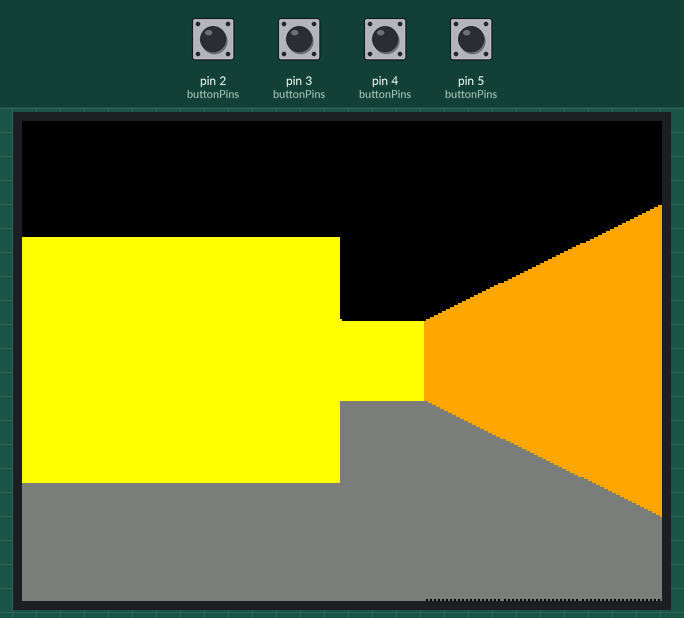
Simulated run of this sketch. Board: Arduino Uno, built with avr-gcc and run on an emulated ATmega328P. On the bench: 320×240 colour display. Inputs (shaded band) come from the test bench; at power-on: pin 2 (buttonPins), pin 3 (buttonPins), pin 4 (buttonPins), pin 5 (buttonPins) HIGH.

Above: at 1.4 s.
1.5 s: pin 2 (buttonPins) pulled LOW for 1 s
5.1 s: pin 2 (buttonPins) pulled LOW for 0.3 s
At 5.95 s:
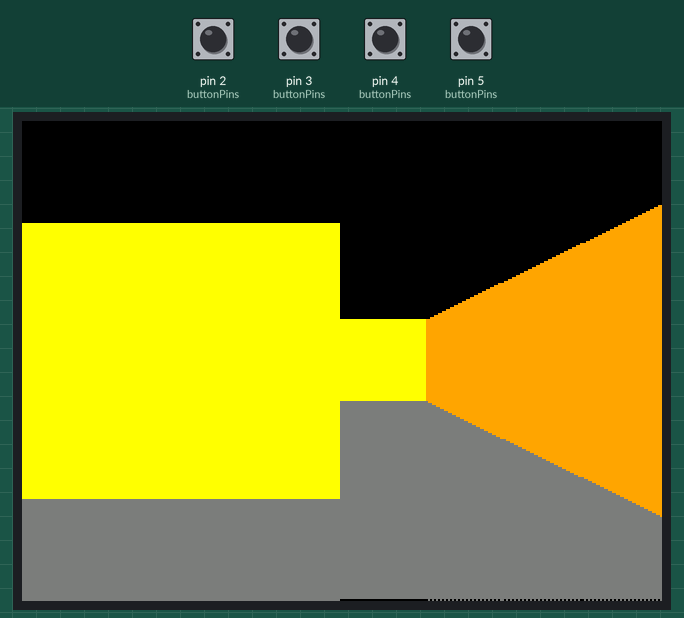
7.3 s: pin 3 (buttonPins) pulled LOW for 1 s
At 8.2 s:
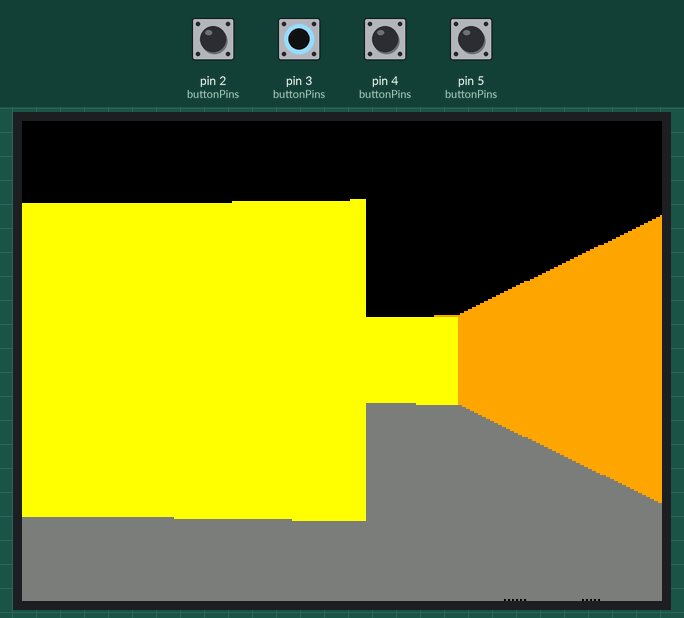
9.8 s: pin 4 (buttonPins) pulled LOW for 1 s
At 11.1 s:
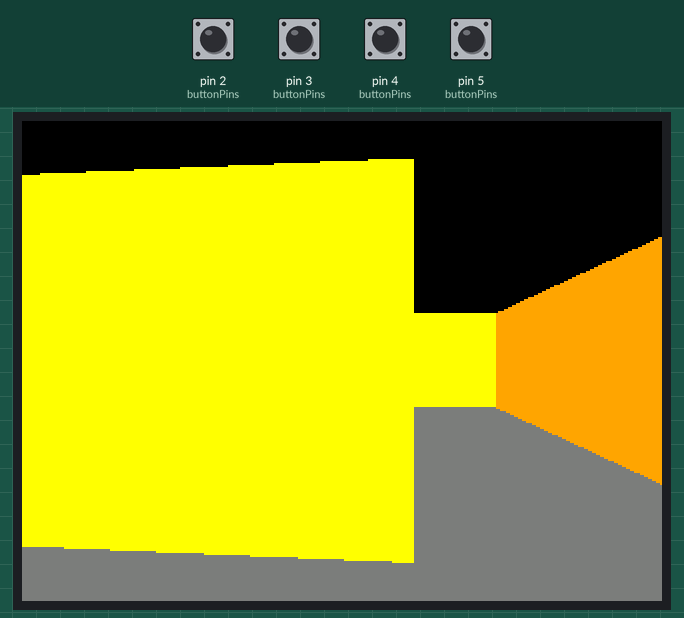
12.7 s: pin 2 (buttonPins) pulled LOW for 1 s
Timing chart, 0 to 15.7 s (numbered marks = the images above; inputs shaded):
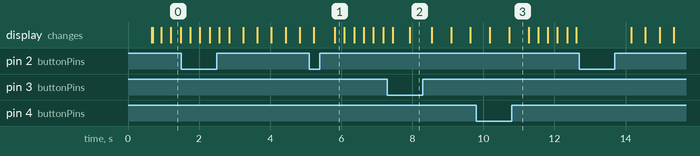

The sketch:

src.ino
```cpp
#include "GameOverScene.hpp"
#include "GameScene.hpp"
#include "Input.hpp"
#include "LoadingScene.hpp"
#include "MainMenuScene.hpp"
#include "MiniMapScene.hpp"
#include "Player.hpp"
#include "Scene.hpp"
#include "Vec2.hpp"
#include "definitions.hpp"
#include <Adafruit_GFX.h>
#include <Adafruit_ILI9341.h>
#include <Arduino.h>
#include <SPI.h>
#include <avr/pgmspace.h>

/* ---------- Hardware ---------- */
#define TFT_RST 8
#define TFT_DC 9
#define TFT_CS 10
#define TFT_FREQ 3999999
Adafruit_ILI9341 tft(TFT_CS, TFT_DC, TFT_RST);

Player player;
Vec2 playerStartPos(2, 2);

GameState state;
Scene *scenes[static_cast<int>(GameState::GAME_OVER) + 1];

LoadingScene g_loading;
MainMenuScene g_mainMenu;
MiniMapScene g_miniMap;
GameScene g_game;
GameOverScene g_gameOver;

void setup()
{
  tft.begin(TFT_FREQ);
  tft.setRotation(3);

  scenes[static_cast<int>(GameState::LOADING)] = &g_loading;
  state = GameState::LOADING;
  scenes[static_cast<int>(state)]->render();

  setupButtons();
  scenes[static_cast<int>(GameState::MAIN_MENU)] = &g_mainMenu;
  scenes[static_cast<int>(GameState::MAP_VIEW)] = &g_miniMap;
  scenes[static_cast<int>(GameState::GAME_VIEW)] = &g_game;
  scenes[static_cast<int>(GameState::GAME_OVER)] = &g_gameOver;

  state = GameState::MAIN_MENU;
}

void loop()
{
  static bool isInitialized = false;
  if (!isInitialized && state == GameState::GAME_VIEW)
  {
    tft.fillScreen(COL_BLACK);
    isInitialized = true;
  }

  static bool prevButtonsState[5] = { false, false, false, false, false };

  // Render scene
  scenes[static_cast<int>(state)]->render();

  // Determine which buttons were just pressed (rising edge)
  const bool *currentButtonsState = getButtonsState();
  bool buttonsJustPressed[5] = { false };
  for (int i = 0; i < 5; ++i)
  {
    buttonsJustPressed[i] = currentButtonsState[i] && !prevButtonsState[i];
  }

  // Handle inputs
  float deltaTime = 0.02f; // getDeltaTime();
  state = scenes[static_cast<int>(state)]->processInput(currentButtonsState, buttonsJustPressed, deltaTime);

  // Update previous button states
  memcpy(prevButtonsState, currentButtonsState, sizeof(prevButtonsState));
}
```

GameOverScene.cpp
```cpp
#include "GameOverScene.hpp"

#ifndef IS_USING_SDL
#include "Adafruit_ILI9341.h"
#else
#include "libs/Adafruit_ILI9341.hpp"
#endif

extern Adafruit_ILI9341 tft;

GameOverScene::GameOverScene()
{
  // set text pos
}

void GameOverScene::render()
{
  // REFACTOR: Dependency inject minimap.
  // render "GAME OVER" text

  // resetMiniMap();
  // player.pos = playerStartPos;
  // setMiniMap((int)player.pos.x, (int)player.pos.y);

  // render "Press a button to try again..."
}

GameState GameOverScene::processInput(const bool *buttonsState, const bool *buttonsJustPressed, float deltaTime)
{
  // REFACTOR: Use putButtons().
  // GameState newGamestate = GameState::GAME_OVER;
  // bool input = false;
  // while (!input)
  // {
  //   // read input
  //   Button button = getButton();
  //   if (button)
  //   {
  //     input = true;
  //     newGamestate = GameState::MAIN_MENU;
  //   }
  //   // sleep??
  // }

  return GameState::GAME_OVER;
}
```

GameOverScene.hpp
```cpp
#ifndef GAME_OVER_SCENE_HPP
#define GAME_OVER_SCENE_HPP

#include "definitions.hpp"
#include "Scene.hpp"
#include "Vec2.hpp"

class GameOverScene : public Scene
{
public:
  GameOverScene();
  virtual void render() override;
  virtual GameState processInput(const bool *buttonsState, const bool *buttonsJustPressed, float deltaTime) override;

private:
  Vec2 m_gameOverTextPos;
  Vec2 m_ButtonPromptTextPos;
};

#endif // GAME_OVER_SCENE_HPP
```

GameScene.cpp
```cpp
#include "GameScene.hpp"

#include "Input.hpp"
#include "Map.hpp"
#include "Player.hpp"

#ifndef IS_USING_SDL
#include "Adafruit_ILI9341.h"
#else
#include "libs/Adafruit_ILI9341.hpp"
#endif

extern Adafruit_ILI9341 tft;

extern Player player;
extern Vec2 playerStartPos;

GameScene::GameScene()
{
  player.pos = playerStartPos;
  setMiniMap((int)player.pos.x, (int)player.pos.y);
}

void GameScene::render()
{
#ifdef IS_USING_SDL
  // These two will be replaced since they're slow and create a wobbling effect in Arduino:
  clearScreen();
  drawFloor();
#endif

  rayCasting();
}

GameState GameScene::processInput(const bool *buttonsState, const bool *buttonsJustPressed, float deltaTime)
{
  GameState newState = GameState::GAME_VIEW;

  if (buttonsState[KEY_UP])
  {
    Vec2 predictedPos = player.pos + player.dir;

    if (((int)predictedPos.x < MAP_WIDTH && (int)predictedPos.y < MAP_HEIGHT) &&
        ((int)predictedPos.x >= 0 && (int)predictedPos.y >= 0))
    {
      movePlayer(predictedPos, deltaTime);
      if (getMazeTile(player.pos.y, player.pos.x) == END)
      {
        newState = GameState::GAME_OVER;
      }
      else
      {
        unlockMiniMapArea((int)player.pos.x, (int)player.pos.y);
      }
    }
  }

  if (buttonsState[KEY_LEFT])
  {
    player.rotate(-90, deltaTime);
  }

  if (buttonsState[KEY_RIGHT])
  {
    player.rotate(90, deltaTime);
  }

  if (buttonsJustPressed[KEY_OPTION])
  {
    newState = GameState::MAP_VIEW;
  }

  return newState;
}

void GameScene::movePlayer(Vec2 &nextPos, float deltaTime)
{
  if (!(getMazeTile((int)nextPos.y, (int)player.pos.x) == Tile::WALL ||
        getMazeTile((int)nextPos.y, (int)player.pos.x) == Tile::WALL_BLUE))
  {
    player.moveY(deltaTime);
  }

  if (!(getMazeTile(player.pos.y, (int)nextPos.x) == Tile::WALL ||
        getMazeTile(player.pos.y, (int)nextPos.x) == Tile::WALL_BLUE))
  {
    player.moveX(deltaTime);
  }
}

void GameScene::rayCasting()
{
  Vec2 rayDir;

  for (int x = 0; x < SCREEN_WIDTH; x++)
  {
    float cameraX = 2.0f * x / (float)SCREEN_WIDTH - 1;
    rayDir.x = player.dir.x + player.cameraPlane.x * cameraX;
    rayDir.y = player.dir.y + player.cameraPlane.y * cameraX;

    int mapX = (int)player.pos.x;
    int mapY = (int)player.pos.y;

    Vec2 sideDist;
    Vec2 deltaDist;
    float perpDist;

    deltaDist.x = (rayDir.x == 0.0f) ? 1e30f : (float)fabs(1 / rayDir.x);
    deltaDist.y = (rayDir.y == 0.0f) ? 1e30f : (float)fabs(1 / rayDir.y);

    int stepY;
    int stepX;

    bool hit = false;
    int side;

    if (rayDir.x < 0)
    {
      stepX = -1;
      sideDist.x = (player.pos.x - mapX) * deltaDist.x;
    }
    else
    {
      stepX = 1;
      sideDist.x = (mapX + 1.0f - player.pos.x) * deltaDist.x;
    }

    if (rayDir.y < 0)
    {
      stepY = -1;
      sideDist.y = (player.pos.y - mapY) * deltaDist.y;
    }
    else
    {
      stepY = 1;
      sideDist.y = (mapY + 1.0f - player.pos.y) * deltaDist.y;
    }

    while (!hit)
    {
      if (sideDist.x < sideDist.y)
      {
        sideDist.x += deltaDist.x;
        mapX += stepX;
        side = 0;
      }
      else
      {
        sideDist.y += deltaDist.y;
        mapY += stepY;
        side = 1;
      }

      if (mapY >= MAP_HEIGHT)
      {
        mapY = MAP_HEIGHT - 1;
        sideDist.y = 1e10;
        hit = true;
      }
      else if (mapY < 0)
      {
        mapY = 0;
        sideDist.y = 1e10;
        hit = true;
      }

      if (mapX >= MAP_WIDTH)
      {
        mapX = MAP_WIDTH - 1;
        sideDist.x = 1e10;
        hit = true;
      }
      else if (mapX < 0)
      {
        mapX = 0;
        sideDist.x = 1e10;
        hit = true;
      }

      if (getMazeTile(mapY, mapX) != Tile::EMPTY && getMazeTile(mapY, mapX) != Tile::END && !hit)
      {
        hit = true;
      }
    }

    if (!side)
    {
      perpDist = sideDist.x - deltaDist.x;
    }
    else
    {
      perpDist = sideDist.y - deltaDist.y;
    }

    int lineHeight = (int)(SCREEN_HEIGHT / perpDist);

    if (lineHeight > MAX_LINE_LEN)
    {
      lineHeight = MAX_LINE_LEN;
    }

    int color = 0;
    switch (getMazeTile(mapY, mapX))
    {
    case 1:
      if (side)
        color = COL_YELLOW;
      else
        color = COL_ORANGE;
      break;
    case 2:
      color = COL_BLUE;
      break;
    default:
      break;
    }

    drawVertLine(SCREEN_WIDTH - 1 - x, lineHeight, color);
  }
}

void GameScene::drawFloor()
{
  tft.fillRect(0, SCREEN_HEIGHT / 2, SCREEN_WIDTH, SCREEN_HEIGHT / 2, COL_GREY);
}

void GameScene::drawVertLine(int x, int length, int color)
{
  int lineStartY = (SCREEN_HEIGHT - length) / 2;

#ifdef IS_USING_SDL
  // This will be replaced in Arduino since it's slow, creating 6 operations Assembly-wise.
  tft.drawFastVLine(x, lineStartY, length, color);
#else
  tft.drawFastVLine(x, 0, lineStartY - 1, COL_BLACK);                                // draw black bg
  tft.drawFastVLine(x, lineStartY, length, color);                                   // draw vert line
  tft.drawFastVLine(x, lineStartY + length, (SCREEN_HEIGHT - length) / 2, COL_GREY); // draw floor
#endif
}
```

GameScene.hpp
```cpp
#ifndef GAME_SCENE_HPP
#define GAME_SCENE_HPP

#include "definitions.hpp"
#include "Scene.hpp"
#include "Vec2.hpp"

class GameScene : public Scene
{
public:
  GameScene();
  virtual void render() override;
  virtual GameState processInput(const bool *buttonsState, const bool *buttonsJustPressed, float deltaTime) override;

private:
  void movePlayer(Vec2 &nextPos, float deltaTime);
  void rayCasting();
  void drawFloor();
  void drawVertLine(int x, int lenght, int color);
};

#endif // GAME_SCENE_HPP
```

Input.cpp
```cpp
#include "Input.hpp"
#include "definitions.hpp"

#ifdef IS_USING_SDL
#include "libs/SDL.hpp"
#else
const uint8_t buttonPins[NUM_BUTTONS] = { -1, 5, 4, 3, 2 }; // NONE, KEY_UP, KEY_LEFT, KEY_RIGHT, KEY_OPTION
static uint8_t stableState = 0;
static uint8_t lastRaw[NUM_BUTTONS];
static unsigned long lastChange[NUM_BUTTONS];
static bool states[NUM_BUTTONS];
#endif

void setupButtons()
{
#ifndef IS_USING_SDL
  unsigned long now = millis();

  for (uint8_t i = 0; i <= NUM_BUTTONS; i++)
  {
    if (buttonPins[i] == -1)
      continue; // skip NONE button

    pinMode(buttonPins[i], INPUT_PULLUP);
    lastRaw[i] = digitalRead(buttonPins[i]);
    lastChange[i] = now;
    if (lastRaw[i] == LOW)
      stableState |= (1 << i);
  }
#endif
}

bool *getButtonsState()
{
#ifndef IS_USING_SDL
  unsigned long now = millis();

  // Debounce & update stableState
  for (uint8_t i = 0; i < NUM_BUTTONS; i++)
  {
    uint8_t raw = digitalRead(buttonPins[i]);

    // reset timer on change
    if (raw != lastRaw[i]) {
      lastRaw[i]    = raw;
      lastChange[i] = now;
    }

    // commit if past debounce window
    if (now - lastChange[i] >= DEBOUNCE_MS) {
      bool isPressed  = (raw == LOW);
      bool wasPressed = bitRead(stableState, i);
      if (isPressed != wasPressed) {
        bitWrite(stableState, i, isPressed);
      }
    }

    // write out result
    states[i] = bitRead(stableState, i) ? 0 : 1;
  }

  return states;
#else
  return getButtonsStateSDL();
#endif
}
```

Input.hpp
```cpp
#ifndef INPUT_HPP
#define INPUT_HPP

void setupButtons();

bool *getButtonsState();

#endif // INPUT_HPP
```

LoadingScene.cpp
```cpp
#include "LoadingScene.hpp"

#ifndef IS_USING_SDL
#include "Adafruit_ILI9341.h"
#else
#include "libs/Adafruit_ILI9341.hpp"
#endif

extern Adafruit_ILI9341 tft;

LoadingScene::LoadingScene() : loadingText("Loading...")
{
  // calls to load the image?
  // set text pos
}

GameState LoadingScene::processInput(const bool *buttonsState, const bool *buttonsJustPressed, float deltaTime)
{
  return GameState::LOADING;
}

void LoadingScene::render()
{
  clearScreen();
  // call to render the image
  // call to render the text "Loading..."
  tft.setCursor(0, 0);
  tft.setTextColor(COL_BLUE);
  tft.setTextSize(5);
  tft.print(loadingText);
}
```

LoadingScene.hpp
```cpp
#ifndef LOADING_SCENE_HPP
#define LOADING_SCENE_HPP

#include "definitions.hpp"
#include "Scene.hpp"
#include "Vec2.hpp"

class LoadingScene : public Scene
{
public:
  LoadingScene();
  virtual GameState processInput(const bool *buttonsState, const bool *buttonsJustPressed, float deltaTime) override;
  virtual void render() override;

private:
  // imageData Data; ???
  Vec2 textPos;
  const char *loadingText; // what? need to review string init in c LOL
};

#endif // LOADING_SCENE_HPP
```

MainMenuScene.cpp
```cpp
#include "MainMenuScene.hpp"

#ifndef IS_USING_SDL
#include "Adafruit_ILI9341.h"
#else
#include "libs/Adafruit_ILI9341.hpp"
#endif

extern Adafruit_ILI9341 tft;

MainMenuScene::MainMenuScene()
{
  // call to load image?
  // set text_pos
}

void MainMenuScene::render()
{
  clearScreen();
  // call to render image
  // call to render text "Press a button to start"
  tft.setCursor(0, 0);
  tft.setTextColor(COL_BLUE);
  tft.setTextSize(5);
  tft.print("Press\na button\nto start!");
}

GameState MainMenuScene::processInput(const bool *buttonsState, const bool *buttonsJustPressed, float deltaTime)
{
  // process input logic here

  return GameState::GAME_VIEW;
}
```

MainMenuScene.hpp
```cpp
#ifndef MAIN_MENU_SCENE_HPP
#define MAIN_MENU_SCENE_HPP

#include "definitions.hpp"
#include "Scene.hpp"
#include "Vec2.hpp"

class MainMenuScene : public Scene
{
public:
  MainMenuScene();
  virtual void render() override;
  virtual GameState processInput(const bool *buttonsState, const bool *buttonsJustPressed, float deltaTime) override;

private:
  Vec2 m_TextPos;
};

#endif // MAIN_MENU_SCENE_HPP
```

Map.hpp
```cpp
#ifndef MAP_HPP
#define MAP_HPP

#include "definitions.hpp"

#ifdef IS_USING_SDL
#include <cstdint>
#endif

// mapdata
//!!! Will probably opt for a one dim array (map[HEIGHT*WIDTH] for better access(?) to memory)
extern const uint8_t mazeMap[MAP_HEIGHT][MAP_WIDTH] PROGMEM;
uint8_t getMazeTile(int x, int y);

extern uint8_t miniMap[MAP_HEIGHT][MAP_WIDTH];

// minimap utils
void resetMiniMap();

void unlockMiniMapArea(int xPos, int yPos);

void setMiniMap(int xPos, int yPos);

#endif // MAP_HPP
```

MiniMapScene.cpp
```cpp
#include "MiniMapScene.hpp"

#include "Input.hpp"
#include "Map.hpp"
#include "Player.hpp"

#ifndef IS_USING_SDL
#include "Adafruit_ILI9341.h"
#else
#include "libs/Adafruit_ILI9341.hpp"
#endif

extern Adafruit_ILI9341 tft;

extern Player player;
extern uint8_t miniMap[MAP_HEIGHT][MAP_WIDTH];

MiniMapScene::MiniMapScene() : playerSizeMiniMap(4)
{
  resetMiniMap();
}

void MiniMapScene::render()
{
  clearScreen();
  renderMiniMap();
  renderPlayer();
}

GameState MiniMapScene::processInput(const bool *buttonsState, const bool *buttonsJustPressed, float deltaTime)
{
  GameState newGamestate = GameState::MAP_VIEW;

  if (buttonsJustPressed[KEY_OPTION])
  {
    newGamestate = GameState::GAME_VIEW;
  }

  return newGamestate;
}

void MiniMapScene::renderMiniMap()
{
  int color = 0;
  for (int y = 0; y < MAP_HEIGHT; y++)
  {
    for (int x = 0; x < MAP_WIDTH; x++)
    {
      if (!miniMap[y][x])
        continue;

      switch (getMazeTile(y, x))
      {
      case Tile::EMPTY:
        color = COL_DARKGREY;
        break;
      case Tile::WALL:
      case Tile::WALL_BLUE:
        color = COL_WHITE;
        break;
      case Tile::END:
        color = COL_BLUE;
        break;
      default:
        color = COL_MAGENTA;
        break;
      }
      drawCell(x, y, color);
    }
  }
}

void MiniMapScene::drawCell(int x, int y, int color)
{
  int xPos = x * CELL_SIZE;
  int yPos = y * CELL_SIZE;
  int sideLength = CELL_SIZE - 2;
  tft.fillRect(xPos + 1, yPos + 1, sideLength, sideLength, color);
}

void MiniMapScene::renderPlayer()
{
  int posX = (int)player.pos.x * CELL_SIZE;
  int posY = (int)player.pos.y * CELL_SIZE;
  tft.fillRect(posX + 3, posY + 3, playerSizeMiniMap, playerSizeMiniMap, COL_GREEN); // to be tested
  renderPlayerDir(posX, posY);
}

void MiniMapScene::renderPlayerDir(int x, int y)
{
  int posX = (int)((x + CELL_SIZE / 2) + 3 * player.dir.x);
  int posY = (int)((y + CELL_SIZE / 2) + 3 * player.dir.y);
  tft.drawPixel(posX, posY, COL_GREEN);
}
```

MiniMapScene.hpp
```cpp
#ifndef MINI_MAP_SCENE_HPP
#define MINI_MAP_SCENE_HPP

#include "definitions.hpp"
#include "Scene.hpp"

class MiniMapScene : public Scene
{
public:
  MiniMapScene();
  virtual void render() override;
  virtual GameState processInput(const bool *buttonsState, const bool *buttonsJustPressed, float deltaTime) override;

private:
  int playerSizeMiniMap; // still not sure about this, i wanted to use an
                         // odd lenght square, but cell size is even FML
  void renderMiniMap();
  void drawCell(int x, int y, int color);
  void renderPlayer();
  void renderPlayerDir(int x, int y);
};

#endif // MINI_MAP_SCENE_HPP
```

Player.cpp
```cpp
#include "Player.hpp"

#include "definitions.hpp"

Player::Player()
{
  m_angle = 90;
  m_baseDir = Vec2(fastCos(m_angle), fastSin(m_angle));
  dir = Vec2(0.0f, 1.0f);
  m_baseCameraPlane = Vec2(m_fov / 100.0f, 0.0f);
  cameraPlane = m_baseCameraPlane;
}

Player::Player(Vec2 &&_pos)
{
  pos = _pos;
  m_angle = 90;
  m_baseDir = Vec2(fastCos(m_angle), fastSin(m_angle));
  dir = Vec2(0.0f, 1.0f);
  m_baseCameraPlane = Vec2(m_fov / 100.0f, 0.0f);
  cameraPlane = m_baseCameraPlane;
}

Player::Player(const Vec2 &_pos)
{
  pos = _pos;
  m_angle = 90;
  m_baseDir = Vec2(fastCos(m_angle), fastSin(m_angle));
  dir = Vec2(0.0f, 1.0f);
  m_baseCameraPlane = Vec2(m_fov / 100.0f, 0.0f);
  cameraPlane = m_baseCameraPlane;
}

void Player::movePlayer(float deltaTime)
{
  pos = pos + dir * moveSpeed * deltaTime;
}

void Player::moveX(float deltaTime)
{
  pos.x += moveSpeed * dir.x * deltaTime;
}

void Player::moveY(float deltaTime)
{
  pos.y += moveSpeed * dir.y * deltaTime;
}

void Player::rotate(float angle, float deltaTime)
{
  m_angle += (angle * rotateSpeed * deltaTime);

  if (m_angle >= 360)
    m_angle = m_angle - 360;
  if (m_angle < 0)
    m_angle = 360 + m_angle;

  dir.x = fastCos(m_angle);
  dir.y = fastSin(m_angle);

  rotateCamera();
}

void Player::rotateCamera()
{
  float angle = m_angle - 90;

  if (angle >= 360)
    angle = angle - 360;
  if (angle < 0)
    angle = 360 + angle;

  cameraPlane.x = m_baseCameraPlane.x * fastCos(angle) -
                  fastSin(angle) * m_baseCameraPlane.y;
  cameraPlane.y = m_baseCameraPlane.x * fastSin(angle) +
                  fastCos(angle) * m_baseCameraPlane.y;
}
```

Player.hpp
```cpp
#ifndef PLAYER_HPP
#define PLAYER_HPP

#include "Vec2.hpp"

class Player
{
public:
  Player();
  Player(Vec2 &&_pos);
  Player(const Vec2 &_pos);

  // DEPRECATED: it doesn't check for collision, and if you do and call this
  // player can get stuck in walls. If we make player aware of the map,
  // we can use it though.
  void movePlayer(float deltaTime);
  void moveX(float deltaTime);
  void moveY(float deltaTime);
  void rotate(float angle, float deltaTime);

  Vec2 pos;
  Vec2 dir;
  Vec2 cameraPlane;
  float moveSpeed = 1.5f;
  float rotateSpeed = 1.5f;

private:
  float m_angle;
  Vec2 m_baseDir;
  Vec2 m_baseCameraPlane;
  float m_fov = 65.0f;

  void rotateCamera();
};

#endif // PLAYER_HPP
```

Source omitted: Map.cpp (data table, 3471 bytes), Scene.cpp (289 bytes), Scene.hpp (308 bytes), Vec2.cpp (1704 bytes), Vec2.hpp (985 bytes), definitions.hpp (2121 bytes)

Measured:
- after the input at 5.1 s, the display: first differs from a run without the input after 0.72 s (image 1)
